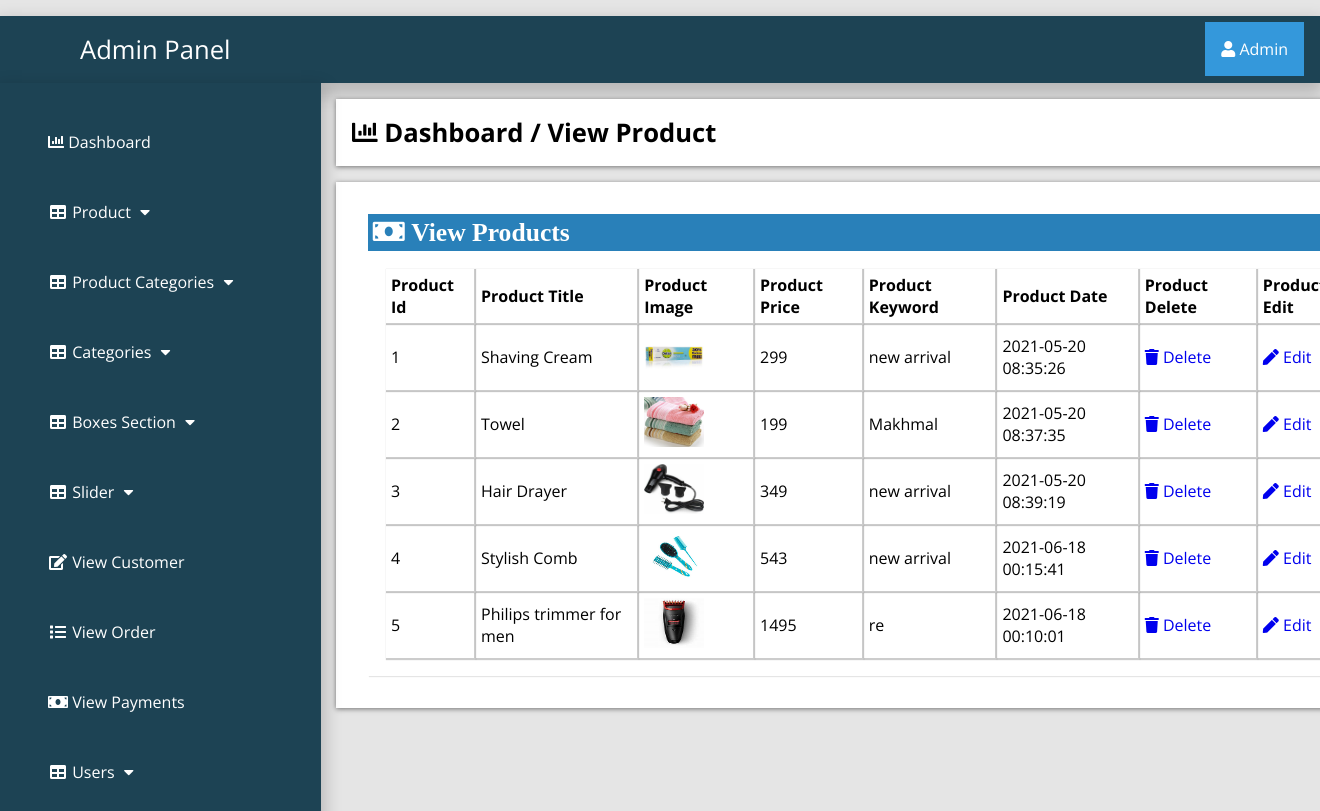
The app's page /adminPage/index.php?view_product (signed in) with its own data.
### tables this page shows
CREATE TABLE `products` (
  `product_id` int(10) NOT NULL,
  `p_cat_id` int(10) NOT NULL,
  `cat_id` int(10) NOT NULL,
  `date` timestamp NOT NULL DEFAULT current_timestamp() ON UPDATE current_timestamp(),
  `product_title` text NOT NULL,
  `product_img1` text NOT NULL,
  `product_img2` text NOT NULL,
  `product_img3` text NOT NULL,
  `product_price` int(10) NOT NULL,
  `product_desc` text NOT NULL,
  `product_keyword` text NOT NULL
);

### adminPage/view_product.php (the view)
<?php
if (!isset($_SESSION['admin_email'])){
  echo "<script>window.open('login.php','_self')</script>";
  }else{
?>
<div class="row">
	<div class="col-lg-12">
		<div class="breadcrump">
			<li class="active">
				<i class="fa fa-bar-chart"></i>
				Dashboard / View Product
			</li>
		</div>
	</div>
</div>
<div class="row">
	<div class="col-lg-12">
		<div class="panel panel-default">
			<div class="panel-heading">
				<h3 class="panel-title">
					<i class="fa fa-money fa-fw"> View Products </i>
				</h3>
			</div>
			<div class="panel-body">
				<div class="table-responsive">
					<table class="table table-bordered table-hover table-striped">
						<thead>
							<tr>
								<th>Product Id</th>
								<th>Product Title</th>
								<th>Product Image</th>
								<th>Product Price</th>
								<th>Product Keyword</th>
								<th>Product Date</th>
								<th>Product Delete</th>
								<th>Product Edit</th>
							</tr>
						</thead>
						<tbody>
							<?php
							$i=0;
							$get_product="select * from products";
                            $run_p=mysqli_query($con,$get_product);
                            while ($row=mysqli_fetch_array($run_p)) {
                            	$pro_id=$row['product_id'];
                            	$product_title=$row['product_title'];
                            	$product_img1=$row['product_img1'];
                            	$product_price=$row['product_price'];
                            	$product_keyword=$row['product_keyword'];
                            	$date=$row['date'];
                            	$i++;
                            	 ?>
							<tr>
								<td><?php echo $i ?></td>
								<td><?php echo $product_title ?></td>
								<td><img src="product_images/<?php echo $product_img1 ?>" width="60" height="50"></td>
								<td><?php echo $product_price ?></td>
                                <td><?php echo $product_keyword ?></td>
								<td><?php echo $date ?></td>
								<td>
									<a href="index.php?delete_product=<?php echo $pro_id ?>"> <i class="fa fa-trash"></i> Delete </a>
								</td>
								<td>
									<a href="index.php?edit_product=<?php echo $pro_id ?>"> <i class="fa fa-pen"></i> Edit </a>
								</td>
							</tr>
						<?php } ?>
						</tbody>
					</table>
				</div>
			</div>
		</div>
	</div>
</div>
<?php } ?>

### adminPage/includes/sidebar.php (shortened to what this page needs)
<?php
if (!isset($_SESSION['admin_email'])){
  echo "<script>window.open('login.php','_self')</script>";
  }else{
?>
<nav class="navbar navbar-inverse navbar-fixed-top" >
	<div class="navbar-header">
		<a href="index.php?dashboard" class="navbar-brand"><span>Admin Panel</span></a>
	</div>
		<div class="dropdown">
		 <button onclick="myFunction()" class="dropbtn"><i class="fa fa-user"></i> <?php echo $admin_name; ?></a></button>
		</div>
	<div class="collapse navbar-collapse navbar-ex1-collapse">
	<ul class="nav navbar-nav side-nav">
  <li>
    <a href="index.php?dashboard"><i class="fa fa-bar-chart"></i> Dashboard</a>
  </li>
  <li class="button-dropdown" id="#products">
    <a href="#" class="dropdown-toggle" data-toggle="collapse" data-target="#products"><i class="fa fa-fw fa-table"></i> Product <i class="fa fa-fw fa-caret-down"></i></a>
  </li>
  <li class="button-dropdown" id="#products_cat">
    <a href="#" class="dropdown-toggle" data-toggle="collapse" data-target="#products_cat"><i class="fa fa-fw fa-table"></i> Product Categories <i class="fa fa-fw fa-caret-down"></i></a>
  </li>
  <li class="button-dropdown" id="#category">
    <a href="#" class="dropdown-toggle" data-toggle="collapse" data-target="#category"><i class="fa fa-fw fa-table"></i> Categories <i class="fa fa-fw fa-caret-down"></i></a>
  </li>
<li class="button-dropdown" >
  <a href="#" class="dropdown-toggle" data-toggle="collapse" data-target="#boxes">
    <i class="fa fa-fw fa-table"></i> Boxes Section <i class="fa fa-fw fa-caret-down"></i>
  </a>
</li>
  <li class="button-dropdown">
    <a href="#" class="dropdown-toggle" data-toggle="collapse" data-target="#slider"><i class="fa fa-fw fa-table"></i>  Slider <i class="fa fa-fw fa-caret-down"></i></a>
  </li>
  <li>
  	<a href="index.php?view_customer">
  		<i class="fa fa-fw fa-edit"></i> View Customer
  	</a>
  </li>
  <li>
  	<a href="index.php?view_order">
  		<i class="fa fa-fw fa-list"></i> View Order
  	</a>
  </li>
  <li>
  	<a href="index.php?view_payments">
  		<i class="fa fa-fw fa-money"></i> View Payments
  	</a>
  </li>
  <li class="button-dropdown">
    <a href="#" class="dropdown-toggle" data-toggle="collapse" data-target="#users"><i class="fa fa-fw fa-table"></i>  Users <i class="fa fa-fw fa-caret-down"></i></a>
  </li>
</ul>
</div>
</nav>
<?php } ?>

### adminPage/css/style.css (style rules this page uses)
:root { --blue:#2980b9; }
body { margin-top: ; }
* { font-family: 'Open Sans', sans-serif; margin:0; padding:0; box-sizing: border-box; text-decoration: none; transition: all .2s cubic-bezier(.37,1.14,.26,1.24); }
html { background-color: rgba(0,0,0,.1); }
.navbar-fixed-top { background:#1d4354; padding: 1rem; margin-top: 1rem; box-shadow: 0px 8px 16px 4px rgba(0,0,0,0.2); margin-left: ; margin-right: ; }
.navbar-fixed-top a span { margin-left: 4rem; }
.navbar-fixed-top .navbar-brand { font-size: 1.6rem; color: #ffffff; }
.dropbtn { background-color: #3498DB; color: white; padding: 16px; font-size: 16px; border: none; cursor: pointer; }
.dropdown { position: relative; display: inline-block; float: right; margin-top: -2.8rem; }
.nav { position: absolute; top: 51px; margin-top: 32px; width: auto; height: 110%; border-radius: 0; display: block; background-color: #1d4354; bottom: 0; overflow: hidden; padding-bottom: 40px; box-shadow: 0px 8px 16px 4px rgba(0,0,0,0.2); margin-left: -1rem; }
.nav>li>a { width: 225px; display: block; color: #ffffff; margin: 3rem; }
.row { width: 81.2%; background-color: #ffffff; margin: auto; margin-left: 21rem; margin-top: 1rem; padding: 1rem; display: ; }
.panel { text-align: left; box-shadow: 1px 1px 1px 0px rgba(0.1,0.1,0.1,0.1); margin: 1rem; background-color: #ffffff; padding: rem; }
.panel-heading .panel-title { background-color: #2980b9; color: #ffffff; padding: .3rem; }
.table-responsive .table-striped th { padding: 5px; box-shadow: 1px 1px 1px 1px rgba(0.1,0.1,0.1,0.2); }
.table-responsive .table-striped tbody td { box-shadow: 1px 1px 1px 1px rgba(0.1,0.1,0.1,0.2); padding:5px; }
.breadcrump .active { font-weight: bold; font-size: 1.6rem; }
.row { list-style: none; box-shadow: 0 1px 5px rgba(0, 0, 0, 0.5); }
.row .fa-money { font-size: 1.6rem; width: 50%; text-align: left; }
.panel-body { display: flex; align-items: center; justify-content: left; padding: 1rem; flex-wrap: wrap; }

### records on screen
products: product_title "Shaving Cream", product_img1 (picture), product_price "299", product_keyword "new arrival", date "2021-05-20 08:35:26"
products: product_title "Towel", product_img1 (picture), product_price "199", product_keyword "Makhmal", date "2021-05-20 08:37:35"
products: product_title "Hair Drayer", product_img1 (picture), product_price "349", product_keyword "new arrival", date "2021-05-20 08:39:19"
products: product_title "Stylish Comb", product_img1 (picture), product_price "543", product_keyword "new arrival", date "2021-06-18 00:15:41"
products: product_title "Philips trimmer for men", product_img1 (picture), product_price "1495", product_keyword "re", date "2021-06-18 00:10:01"

### other values on screen
$admin_name "Admin"
